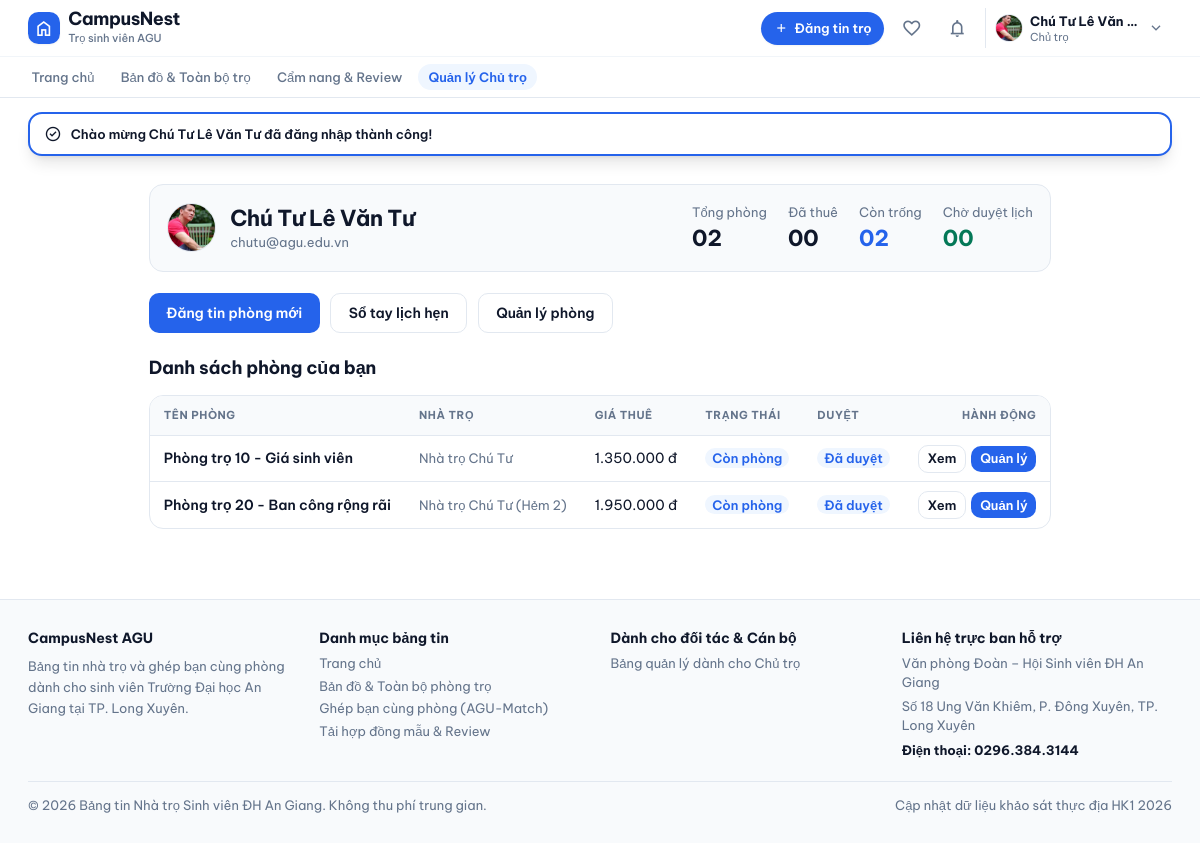
The page /chutro.php (signed in) on the database as committed earlier.
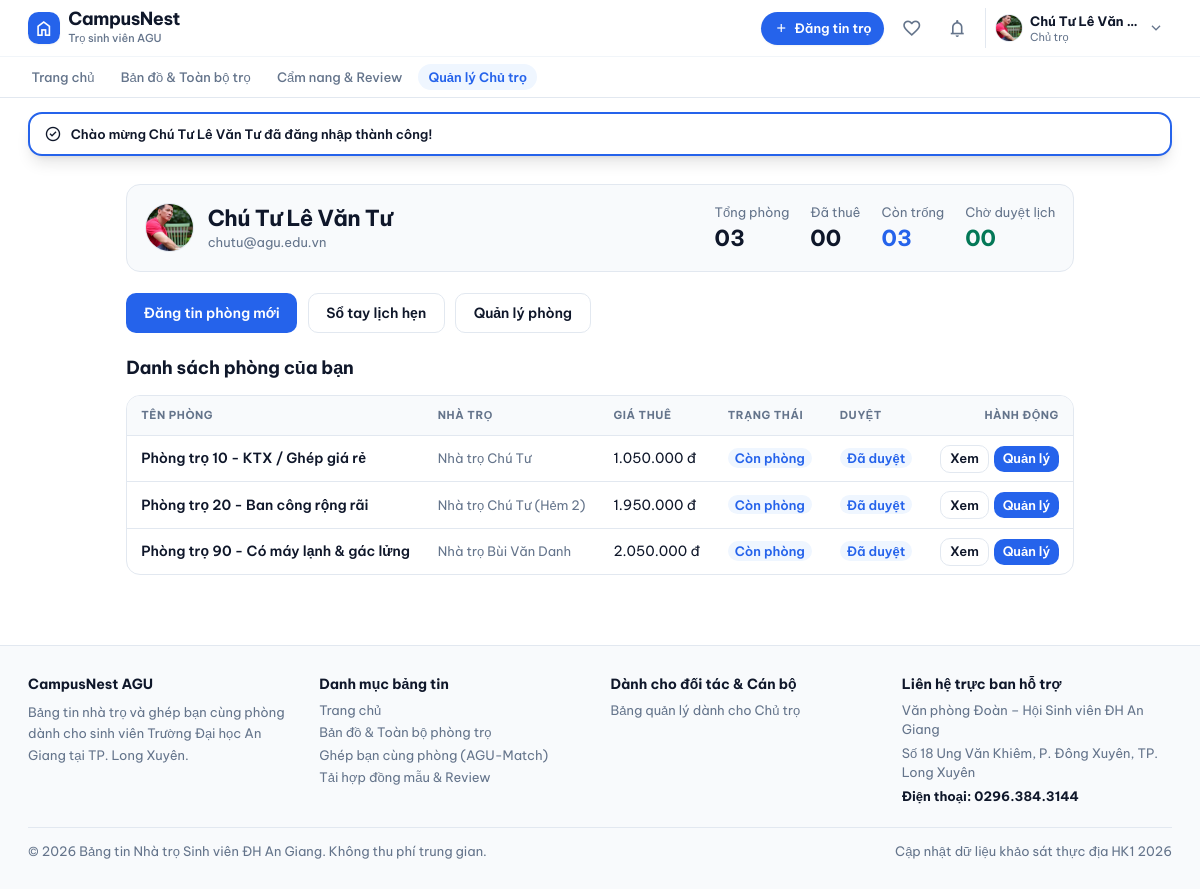
The same page on the database as committed later.
### tables this page shows
CREATE TABLE PhongTro (
    MaPhong INT AUTO_INCREMENT PRIMARY KEY,
    MaNhaTro INT NOT NULL,
    TenPhong VARCHAR(100) NOT NULL,
    GiaThue DECIMAL(12,2) NOT NULL,
    DienTich DECIMAL(6,2),
    TienDien DECIMAL(10,2),
    TienNuoc DECIMAL(10,2),
    TienWifi DECIMAL(10,2) DEFAULT 0,
    ChiPhiKhac TEXT,
    MoTa TEXT,
    
     
    TrangThai ENUM('ConPhong', 'DaThue', 'DangBaoTri') DEFAULT 'ConPhong',
    
     
    TrangThaiDuyet ENUM('ChoDuyet', 'DaDuyet', 'TuChoi') DEFAULT 'ChoDuyet',
    
    NgayDang DATETIME DEFAULT CURRENT_TIMESTAMP,
    NgayCapNhat DATETIME DEFAULT CURRENT_TIMESTAMP ON UPDATE CURRENT_TIMESTAMP,

    FOREIGN KEY (MaNhaTro)
        REFERENCES NhaTro(MaNhaTro)
        ON DELETE CASCADE
);

CREATE TABLE NhaTro (
    MaNhaTro INT AUTO_INCREMENT PRIMARY KEY,
    MaChuTro INT NOT NULL,
    TenNhaTro VARCHAR(150) NOT NULL,
    DiaChi VARCHAR(255) NOT NULL,
    MoTa TEXT,
    ViDo DECIMAL(10,7),           
    KinhDo DECIMAL(10,7),         
    NgayTao DATETIME DEFAULT CURRENT_TIMESTAMP,

    FOREIGN KEY (MaChuTro) 
        REFERENCES NguoiDung(MaNguoiDung) 
        ON DELETE CASCADE
);

### dungchung/thanhmenu.php (called while the page is built, shortened)
<?php
$nd = nguoiDungHienTai();
?>

### cauhinh/auth.php (called while the page is built, shortened)
<?php
function nguoiDungHienTai(): ?array
{
    return isset($_SESSION['nguoidung']) ? $_SESSION['nguoidung'] : null;
}

### chutro.php (the view, shortened to what the changed rows need)
<?php
require_once __DIR__ . '/cauhinh/database.php';
require_once __DIR__ . '/cauhinh/auth.php';
$base_url = rtrim(str_replace('\\', '/', dirname($_SERVER['SCRIPT_NAME'])), '/');
$nd   = nguoiDungHienTai();
$mand = (int)$nd['mannd'];
$stmtNT = $conn->prepare("SELECT MaNhaTro, TenNhaTro, DiaChi FROM NhaTro WHERE MaChuTro = ?");
$stmtNT->bind_param('i', $mand);
$stmtNT->execute();
$dsNhaTro = $stmtNT->get_result()->fetch_all(MYSQLI_ASSOC);
$maNhaTros = array_column($dsNhaTro, 'MaNhaTro');
$tongPhong = 0; $conPhong = 0; $daThue = 0; $choDuyet = 0;
$dsPhong = [];
if ($maNhaTros) {
    $in = implode(',', array_fill(0, count($maNhaTros), '?'));
    $types = str_repeat('i', count($maNhaTros));
    $stmtP = $conn->prepare("SELECT p.*, n.TenNhaTro FROM PhongTro p JOIN NhaTro n ON p.MaNhaTro=n.MaNhaTro WHERE p.MaNhaTro IN ($in) ORDER BY p.NgayDang DESC");
    $stmtP->bind_param($types, ...$maNhaTros);
    $stmtP->execute();
    $dsPhong = $stmtP->get_result()->fetch_all(MYSQLI_ASSOC);
    foreach ($dsPhong as $p) {
        $tongPhong++;
        if ($p['TrangThai'] === 'ConPhong') $conPhong++;
    }
}
include_once __DIR__ . '/dungchung/header.php';
?>
<div class="max-w-[1280px] mx-auto px-4 sm:px-6 lg:px-8 py-8 space-y-6">
  <section class="bg-bg-sub p-5 rounded-card border border-border-warm">
    <div class="flex flex-col lg:flex-row lg:items-center justify-between gap-4">
      <div class="flex items-center gap-4">
        <div>
          <h1 class="text-xl font-bold text-text-main"><?= htmlspecialchars($nd['hoten']) ?></h1>
        </div>
      </div>
      <dl class="grid grid-cols-2 sm:flex sm:flex-wrap items-center gap-6 tnum border-t lg:border-t-0 pt-4 lg:pt-0">
        <div><dt class="text-xs text-text-sub">Tổng phòng</dt><dd class="text-xl font-bold text-text-main mt-0.5"><?= str_pad($tongPhong, 2, '0', STR_PAD_LEFT) ?></dd></div>
        <div><dt class="text-xs text-text-sub">Còn trống</dt><dd class="text-xl font-bold text-accent mt-0.5"><?= str_pad($conPhong, 2, '0', STR_PAD_LEFT) ?></dd></div>
      </dl>
    </div>
  </section>
  <?php if (empty($dsPhong)): ?>
  <div class="py-20 text-center space-y-4 bg-bg-main rounded-card border border-border-warm border-dashed">
    <p class="text-base font-bold text-text-main">Chưa có phòng trọ nào</p>
    <p class="text-xs text-text-sub">Hãy đăng tin phòng trọ để sinh viên tìm kiếm.</p>
    <a href="<?= $base_url ?>/chutro/dangtin.php"
       class="inline-flex items-center px-5 py-2.5 rounded-btn bg-accent text-white font-semibold text-sm">
      Đăng tin ngay
    </a>
  </div>
  <?php else: ?>
  <section>
    <h2 class="text-lg font-bold text-text-main mb-4">Danh sách phòng của bạn</h2>
    <div class="bg-bg-main rounded-card border border-border-warm overflow-hidden">
      <div class="overflow-x-auto">
        <table class="w-full text-left text-sm">
          <thead class="bg-bg-sub text-[11px] font-bold uppercase tracking-wider text-text-sub">
            <tr>
              <th class="py-2.5 px-4">Tên phòng</th>
              <th class="py-2.5 px-4">Nhà trọ</th>
              <th class="py-2.5 px-4 tnum">Giá thuê</th>
              <th class="py-2.5 px-4">Trạng thái</th>
              <th class="py-2.5 px-4">Duyệt</th>
              <th class="py-2.5 px-4 text-right">Hành động</th>
            </tr>
          </thead>
          <tbody>
          <?php foreach ($dsPhong as $p):
            $giaF  = number_format($p['GiaThue'], 0, ',', '.');
            $tt    = $p['TrangThai'];
            $duyet = $p['TrangThaiDuyet'];
            $ttBadge = $tt === 'ConPhong'
              ? '<span class="px-2 py-0.5 rounded-full bg-status-green-bg text-accent text-xs font-semibold">Còn phòng</span>'
              : ($tt === 'DaThue'
                ? '<span class="px-2 py-0.5 rounded-full bg-status-red-bg text-status-red-text text-xs font-semibold">Đã thuê</span>'
                : '<span class="px-2 py-0.5 rounded-full bg-status-amber-bg text-status-amber-text text-xs font-semibold">Bảo trì</span>');
            $duyetBadge = $duyet === 'DaDuyet'
              ? '<span class="px-2 py-0.5 rounded-full bg-status-green-bg text-accent text-xs font-semibold">Đã duyệt</span>'
              : ($duyet === 'TuChoi'
                ? '<span class="px-2 py-0.5 rounded-full bg-status-red-bg text-status-red-text text-xs font-semibold">Từ chối</span>'
                : '<span class="px-2 py-0.5 rounded-full bg-status-amber-bg text-status-amber-text text-xs font-semibold">Chờ duyệt</span>');
          ?>
          <tr class="border-t border-border-warm hover:bg-bg-sub/40">
            <td class="py-2.5 px-4 font-semibold text-text-main"><?= htmlspecialchars($p['TenPhong']) ?></td>
            <td class="py-2.5 px-4 text-xs text-text-sub"><?= htmlspecialchars($p['TenNhaTro']) ?></td>
            <td class="py-2.5 px-4 tnum text-text-main"><?= $giaF ?> đ</td>
            <td class="py-2.5 px-4"><?= $ttBadge ?></td>
            <td class="py-2.5 px-4"><?= $duyetBadge ?></td>
            <td class="py-2.5 px-4 text-right">
              <div class="flex items-center justify-end gap-1.5">
                <a href="<?= $base_url ?>/chitiet.php?id=<?= $p['MaPhong'] ?>"
                   class="px-2.5 py-1 rounded-btn border border-border-warm bg-bg-main text-text-main font-semibold text-xs card-hover">
                  Xem
                </a>
                <a href="<?= $base_url ?>/chutro/danhsachphong.php"
                   class="px-2.5 py-1 rounded-btn bg-accent text-white font-semibold text-xs hover:opacity-90">
                  Quản lý
                </a>
              </div>
            </td>
          </tr>
          <?php endforeach; ?>
          </tbody>
        </table>
      </div>
    </div>
  </section>
  <?php endif; ?>
</div>
<?php include_once __DIR__ . '/dungchung/footer.php'; ?>

Rows that differ between the two databases and show on the page:
changed phongtro "Nhà trọ Chú Tư": TenPhong "Phòng trọ 10 - Giá sinh viên" → "Phòng trọ 10 - KTX / Ghép giá rẻ"; GiaThue "1.350.000" → "1.050.000"
added phongtro: TenPhong "Phòng trọ 90 - Có máy lạnh & gác lửng", MaNhaTro.TenNhaTro "Nhà trọ Bùi Văn Danh", GiaThue "2.050.000", TrangThai "Còn phòng", TrangThaiDuyet "Đã duyệt"
Other text that changed with them:
str_pad($tongPhong, 2, '0', STR_PAD_LEFT): "02" → "03"
str_pad($conPhong, 2, '0', STR_PAD_LEFT): "02" → "03"
